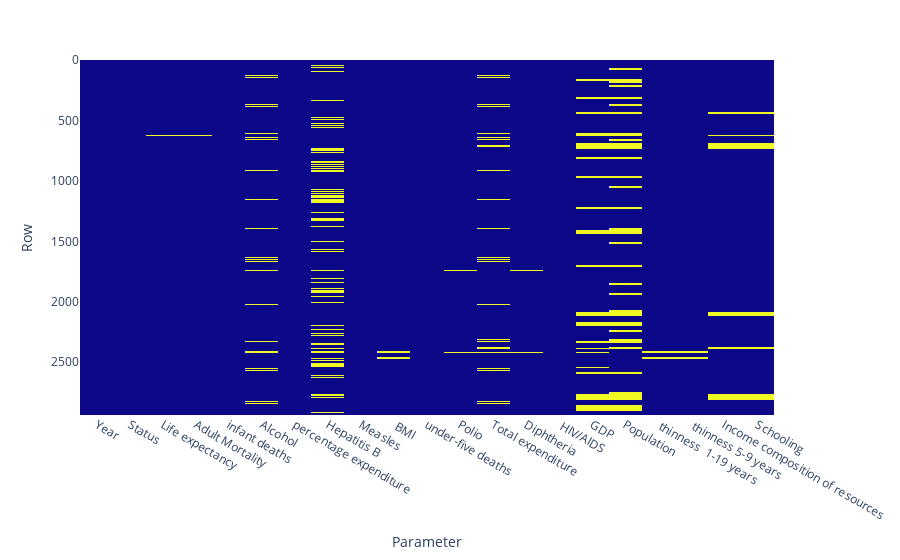

This figure's notebook cell:
### Markdown cell above
**Q2c (4 points).** Make a heatmap of the missing values using plotly (https://plotly.com/python-api-reference/generated/plotly.express.imshow.html). Make sure to add labels for the x and y axis.

### Code cell
import plotly.express as px

# Create a heatmap where missing values are represented as 1, others as 0
# graph the heatmap
fig = px.imshow(
    df.isnull().astype(int)
)

# label the axes appropriately
fig.update_layout(
    xaxis_title= "Parameter",
    yaxis_title= "Row"
)

# hide the color axes (given to you below)
fig.update_coloraxes(showscale=False)

# show the graph
fig.show()

### Figure 1 — Plotly figure (JSON) as saved in the notebook; plotly's stock layout.template omitted (floating-point values rounded to 4 significant figures; data arrays with more than 128 entries replaced by an {"elided": "..."} marker saying what was removed)
{"data": [{"coloraxis": "coloraxis", "hovertemplate": "x: %{x}<br>y: %{y}<br>color: %{z}<extra></extra>", "name": "0", "type": "heatmap", "x": ["Year", "Status", "Life expectancy", "Adult Mortality", "infant deaths", "Alcohol", "percentage expenditure", "Hepatitis B", "Measles ", " BMI ", "under-five deaths ", "Polio", "Total expenditure", "Diphtheria ", " HIV/AIDS", "GDP", "Population", " thinness  1-19 years", " thinness 5-9 years", "Income composition of resources", "Schooling"], "xaxis": "x", "y": {"elided": "2938 int values"}, "yaxis": "y", "z": {"elided": "2938x21 int values"}}], "layout": {"coloraxis": {"colorscale": [[0, "#0d0887"], [0.1111, "#46039f"], [0.2222, "#7201a8"], [0.3333, "#9c179e"], [0.4444, "#bd3786"], [0.5556, "#d8576b"], [0.6667, "#ed7953"], [0.7778, "#fb9f3a"], [0.8889, "#fdca26"], [1, "#f0f921"]], "showscale": false}, "margin": {"t": 60}, "xaxis": {"anchor": "y", "constrain": "domain", "domain": [0, 1], "scaleanchor": "y", "title": {"text": "Parameter"}}, "yaxis": {"anchor": "x", "autorange": "reversed", "constrain": "domain", "domain": [0, 1], "title": {"text": "Row"}}}}
